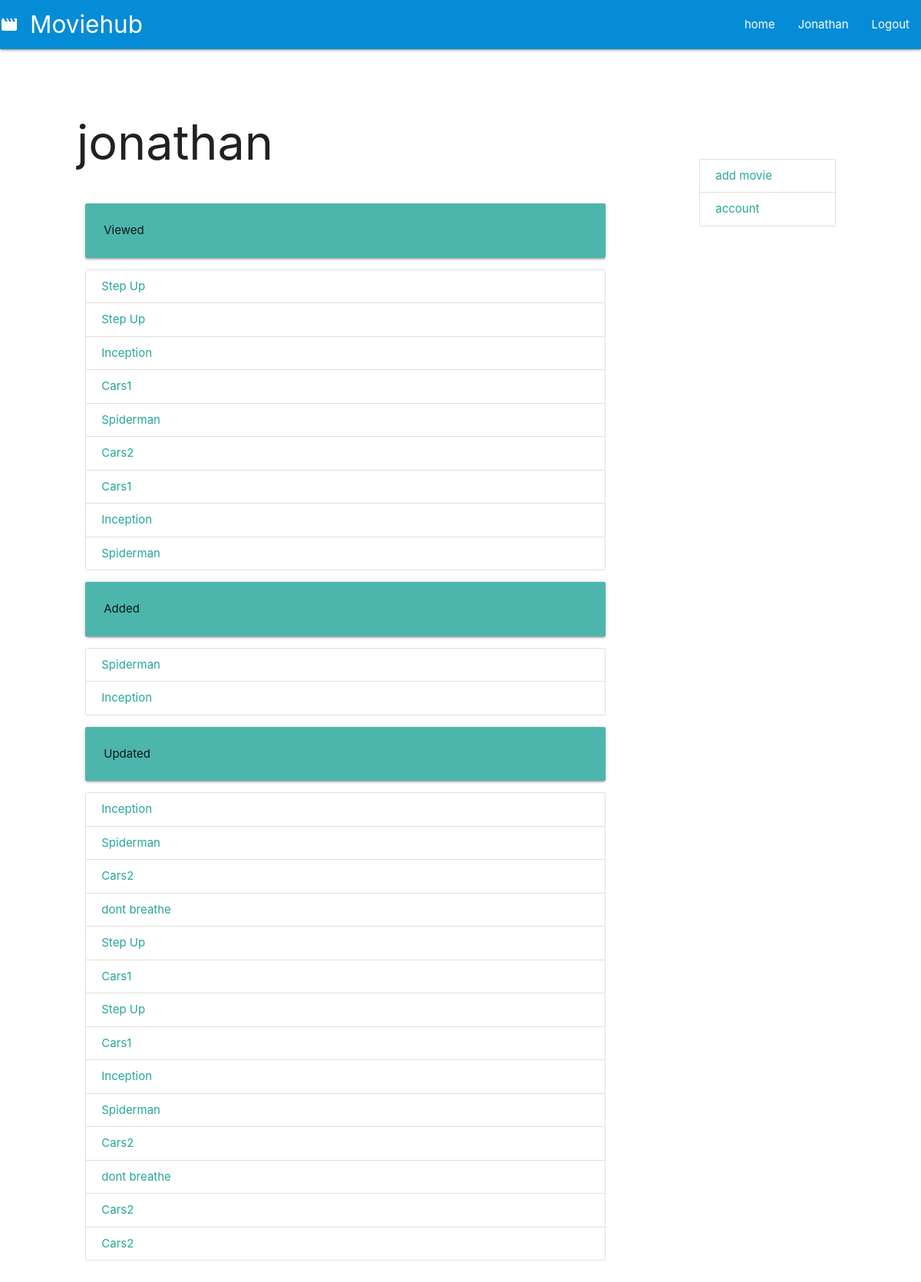
The app's page /account/ (signed in) with its own data.
### main/models.py (models this page shows, shortened)
class Movie(models.Model):
    title = models.CharField(max_length=200)
    description = models.TextField(null=True,blank=True)
    directed_by = models.CharField(max_length=200,null=True)
    imdb_rating = models.FloatField(null=True)
    rotten_tomatoes_rating = models.IntegerField(null=True)
    length_in_mins = models.IntegerField()
    release_date = models.DateTimeField("release date",null=True)
    cover = models.ImageField("cover",null=True,upload_to="moviecovers")
    created_by = models.ForeignKey(User,on_delete=models.CASCADE,blank=True,null=True)

### main/views.py (the view)
# urls.py: path('account/',views.account, name="account"),
@login_required
def account(request):
    viewed = LogEntry.objects.filter(action_flag=0).filter(user=request.user)
    viewed_movies=[]
    for le in viewed:
        if le.content_type.name == 'movie':
            viewed_movies.append(le.get_edited_object())
    changed = LogEntry.objects.filter(action_flag=CHANGE).filter(user=request.user)
    changed_movies=[]
    for le in changed:
        if le.content_type.name == 'movie':
            try:
                changed_movies.append(le.get_edited_object())
            except:
                pass
    added = LogEntry.objects.filter(action_flag=ADDITION).filter(user=request.user)
    added_movies=[]
    for le in added:
        if le.content_type.name == 'movie':
            try:
                added_movies.append(le.get_edited_object())
            except:
                pass
    '''deleted = LogEntry.objects.filter(action_flag=DELETION).filter(user=request.user)
    deleted_movies=[]
    for le in deleted:
        if le.content_type.name == 'movie':
            deleted_movies.append(le.get_edited_object())'''
    context = {
        "viewed":viewed_movies,
        "changed":changed_movies,
        "added":added_movies,
        "user":request.user,
    }
    return render(request,'main/account.html',context)

### main/templates/main/account.html
{% extends 'main/header.html' %}
{% block content %}
    <div class="row"><h1>{{user}}</h1></div>
    <div class="card-panel teal lighten-2">Viewed</div>
    <div class="collection">
    {% for mv in viewed %}
        <a href="/movie/{{mv.pk}}" class="collection-item">{{mv.title}}</a>
    {% endfor %}
    </div>
    <div class="card-panel teal lighten-2">Added</div>
    <div class="collection">
    {% for mv in added %}
        <a href="/movie/{{mv.pk}}" class="collection-item">{{mv.title}}</a>
    {% endfor %}
    </div>
    <div class="card-panel teal lighten-2">Updated</div>
    <div class="collection">
    {% for mv in changed %}
        <a href="/movie/{{mv.pk}}" class="collection-item">{{mv.title}}</a>
    {% endfor %}
    </div>
{% endblock %}

### main/templates/main/header.html (shortened to what this page needs)
<head>
    <link rel="stylesheet" href="https://cdnjs.cloudflare.com/ajax/libs/materialize/1.0.0/css/materialize.min.css">
</head>
<header class="blue">
    <nav>
    <div class="nav-wrapper" style="background-color: #048CD7;">
        <a href="/" class="brand-logo"><i class="large material-icons">movie</i>Moviehub</a>
        <ul id="nav-mobile" class="right hide-on-med-and-down">
        <li><a href="/">home</a></li>
        {% if user.is_authenticated %}
            <li><a href="/account">{{user.username|title}}</a></li>
            <li><a href="/logout">Logout</a></li>
        {% else %}
            <li><a href="/login">Login</a></li>
            <li><a href="/register">Register</a></li>
        {% endif %}
        </ul>
    </div>
    </nav>
</header>
<div class="row s6">
    <div class="col s7 offset-s1">
    {% block content %}
    {% endblock %}
    </div>
    <br><br><br><br>
    <div class="col s2 offset-s1">
        <div class="collection">
            <a href="/movie/add" class="collection-item">add movie</a>
            <a href="/account" class="collection-item">account</a>
        </div>
    </div>
</div>

### records on screen
Movie: title "Step Up"
Movie: title "Inception"
Movie: title "Cars1"
Movie: title "Spiderman"
Movie: title "Cars2"
Movie: title "dont breathe"

### other values on screen
{{ user.username|title }} "Jonathan"
{{ user }} "jonathan"
